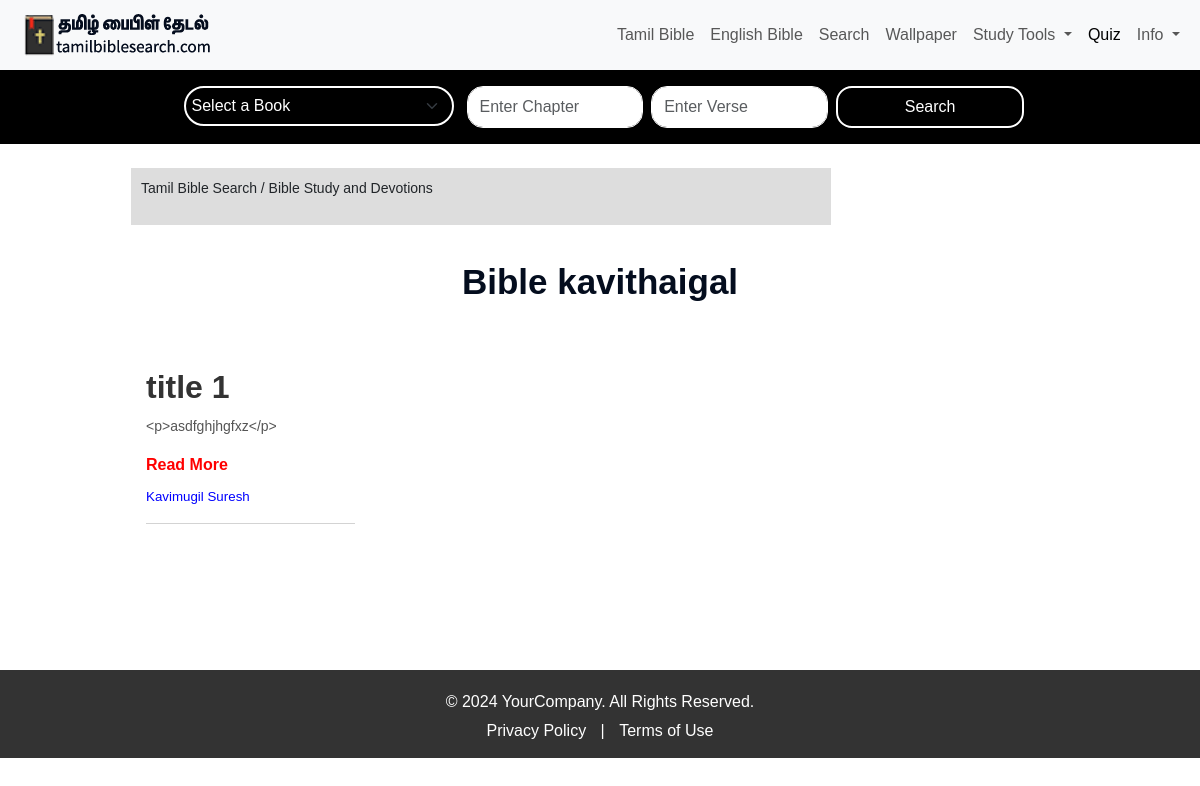
The page /tamil-bible-kavithaigal on the database its author committed.
### myapp/models.py (models this page shows, shortened)
class Bible_kavithaigal_tamil(models.Model):
    title=models.CharField(max_length=100)
    message=RichTextField(null=True)
    author = models.ForeignKey('Author', on_delete=models.CASCADE, related_name='kavithaigal')
    url = models.CharField(max_length=100)
    view_count = models.IntegerField(default=0)  # Field to track view count

class Author(models.Model):
    add_author = models.CharField(max_length=100)

### myapp/views.py (the view)
# urls.py: path('tamil-bible-kavithaigal',views.all_kavithai,name='all_kavithai'),
def all_kavithai(request):
    books = BibleDb.objects.values('tamilname').distinct()
    all_kavithai=Bible_kavithaigal_tamil.objects.all().order_by('-id')
    return render(request, 'bible_kavithaigal_all.html', {'all_kavithai' : all_kavithai,'books': books } )

### myapp/templates/bible_kavithaigal_all.html (shortened to what this page needs)
{% extends 'base.html' %}
{% load static %}
{% block content %}
<!DOCTYPE html>
<html lang="en">
<head>
</head>
<body>
    <section class="breadcrumb">
        <p>Tamil Bible Search / Bible Study and Devotions</p>
    </section>
    <section class="devotions" style="width: 100%; padding: 20px; text-align: center;">
        <h2 style="font-weight: revert;
        color: #040d1e;
        text-align: center;
        font-size: 35px;"> Bible kavithaigal</h2>
        <div class="devotion-container" style="margin-top: -69px;padding: 126px;display: flex; flex-wrap: wrap; justify-content: space-between; gap: 10px;">
            {% for kavithai in all_kavithai %}
            <div class="devotion" style="width: 23%;     border-bottom: 1px solid lightgray; text-align: left;">
                <h3 style="    font-size: 2rem;
                font-weight: bolder;
                margin-bottom: 10px;margin-bottom: 10px;">{{ kavithai.title }}</h3>
                <p style="font-size: 14px; color: #555;">{{ kavithai.message|truncatewords:5 }}</p>
                <a href="{% url 'kavithai_detail' kavithai.url %}" style="display: inline-block;  color: red;  text-decoration: none; border-radius: 3px;">Read More</a>
                <p class="author" style="font-size: smaller;color: blue; margin-top: 10px;">{{ kavithai.author.add_author }}</p>
            </div>
            {% endfor %}
        </div>
    </section>
    <footer style="background: #333; color: white; text-align: center; padding: 15px 10px; width: 100%;">
        <p style="margin: 5px 0;">&copy; 2024 YourCompany. All Rights Reserved.</p>
        <div style="margin-top: 5px;">
            <a href="#" style="color: white; text-decoration: none; margin: 0 10px;">Privacy Policy</a> |
            <a href="#" style="color: white; text-decoration: none; margin: 0 10px;">Terms of Use</a>
        </div>
    </footer>
    {% endblock %}

### myapp/templates/bible_kavithaigal_all.html (style rules this page uses)
body { font-family: Arial, sans-serif; margin: 0; padding: 0; }
.breadcrumb { background: #ddd; padding: 10px; font-size: 14px; width: 700px; margin-left: 131px; }
.devotions { padding: 20px; background: white; }
h2 { color: #222; }
.devotion-container { display: flex; justify-content: space-around; flex-wrap: wrap; }
.devotion h3 { font-size: 18px; color: #333; }
.devotion p { font-size: 14px; color: #555; }
.devotion a { color: blue; text-decoration: none; font-weight: bold; }

### rows shown on the page
Bible_kavithaigal_tamil: title "title 1", message "<p>asdfghjhgfxz</p>", author.add_author "Kavimugil Suresh"
